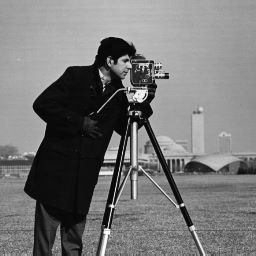
%> input picture cameraman.jpg, 256 x 256 px
$ octave mainBorder.m   (GNU Octave 9; MATLAB toolbox functions it lacks are replaced by stand-ins)
%> lines starting %> are read from the running program, lines starting %| are printed output that depends on the picture; in (x1, y1, x2, y2) boxes, pixels count from 0 and x2, y2 are one past the last pixel; in counts of white or black regions, pixels touching at a corner belong together; the program's own positions count from 1
### optsolve.m

function [x]= optsolve(problem,algorithm,x_init, kernel, b, i)
% [12 lines of commented-out code are left out]
    [numRows, numCols] = size(b); %numRows = m, numCols = n

    %computes the numRow x numCol matrix of the eigenvalues for K and D1 and
    %D2; Here D1 = I oplus D1 in the paper and D2 = D1 oplus I.
    eigArry_K = eigValsForPeriodicConvOp(kernel, numRows, numCols);
    eigArry_D1 = eigValsForPeriodicConvOp([-1,1], numRows, numCols);
    eigArry_D2 = eigValsForPeriodicConvOp([-1,1], numRows, numCols);

    %computes numRow x numCol matrix of the eigenvalues for K^T and D1^T and
    %D2^T;
    eigArry_KTrans = conj(eigArry_K);
    eigArry_D1Trans = conj(eigArry_D1);
    eigArry_D2Trans = conj(eigArry_D2);

    eigArrys = {eigArry_K, eigArry_D1, eigArry_D2, eigArry_KTrans, eigArry_D1Trans, eigArry_D2Trans};

    %Functions which compute Kx, D1x, D2x, Dxt, K^Tx, D1^Tx, D2^Tx, and D^Ty.
    %Note for all the x functions, the input x is in R^(m x n) and outputs into
    %R^(m x n) except for D which outputs into 2 concat. R^(m x n) matrices;
    %For D^Ty, y is two m x n matrices concatanated and outputs into R^(m x n)
    applyK = @(x) applyPeriodicConv2D(x, eigArry_K);
    applyD1 = @(x) applyPeriodicConv2D(x, eigArry_D1);
    applyD2 = @(x) applyPeriodicConv2D(x, eigArry_D2);

    applyKTrans = @(x) applyPeriodicConv2D(x, eigArry_KTrans);
    applyD1Trans = @(x) applyPeriodicConv2D(x, eigArry_D1Trans);
    applyD2Trans = @(x) applyPeriodicConv2D(x, eigArry_D2Trans);

    applyD = @(x) cat(3, applyD1(x), applyD2(x));

    applyDTrans = @(y) applyD1Trans(y(:,:,1)) + applyD2Trans(y(:, :, 2));

    %Functions which compute Ax and A^Ty
    %applyA takes 1 matrix and gives 3 concatenated matrices
    %applyAT takes 3 concatenated matrices and gives 1 matrix
    %Treat all (3n x n) matrices as (n x n x 3) for consistency and
        %simplicity
    %These functions can be used in algorithms
    applyA = @(x) cat(3, applyK(x), applyD(x));
    applyAT = @(y) applyKTrans(y(:,:,1)) + applyDTrans(y(:,:,2:3));

    % Function which computes the (I + K^TK + D^TD)x where x in R^(m x n)
    % matrix and the eigenvalues of I + t*t*K^TK + t*t*D^TD; here t is the
    % stepsizes
    applyMat = @(x) x + applyKTrans(applyK(x)) + applyDTrans(applyD(x));
    eigValsMat = ones(numRows, numCols) + eigArry_KTrans.*eigArry_K + eigArry_D1Trans.*eigArry_D1 + eigArry_D2Trans.*eigArry_D2;

    %R^(m x n) Computing (I + K^T*K + D^T*D)^(-1)*x
    invertMatrix = @(x) ifft2(fft2(x)./eigValsMat);

    applyA_functions = {applyA, applyAT, invertMatrix};


    % deblurring
    if strcmp(algorithm, 'douglasrachfordprimal') == 1
        x = douglasrachfordprimal(b, i.tprimaldr, i.rhoprimaldr, x_init, problem, i, applyA_functions);

    elseif strcmp(algorithm ,'douglasrachfordprimaldual') == 1
        x = douglasrachfordprimaldual(b, x_init, problem, i, applyA_functions, eigArrys);

    else
        x = admm(b, i.tadmm, i.rhoadmm, x_init, problem, applyA_functions, i, eigArrys);
    end

end

### eigValsForPeriodicConvOp.m
function [ eigValArry ] = eigValsForPeriodicConvOp( filter, numRows, numCols  )
%DESCRIPTION: Computes the eigenvalues of the 2D DFT of the convolution kernel;
%(Note this is an array of eigenvalues because numCols can be larger than).
%
%   INPUT:      filter  = correlation kernel (e.g. for Gaussian
%                       filter = fspecial('gaussian');
%               numRows = scalar; number of rows in the blurred image (b)
%               numCols = scalar; number of columns in the blurred image
%                       (b)
%   OUTPUT:     eigValArry = numRows x numCol matrix containing the
%                           eigenvalues of the convolution kernel

    % Constructing the impulse: customary to put this in the upper left hand
    % corner pixel
    a = zeros(numRows, numCols);
    a(1,1) = 1;

    %Impulse Response from the given kernel; 'circular' for periodic boundary
    %conditions
    Ra = imfilter(a, filter, 'circular');

    %Fourier transform of the impulse response (hence the hat)
    RaHat = fft2(Ra);

    eigValArry = RaHat;
end

### applyPeriodicConv2D.m
function [ out ] = applyPeriodicConv2D( x, eigValArr )
%DESCRIPTION: For a given "unblurred" image x and the eigenvalue array for
%the blurring kernel, computes the "blurred image" (e.g. Kx and Dx in the
%paper)
%   INPUT:  x           = m x n matrix representing the image
%           eigValArry  = m x n representing the eigenvalues of the 2D DFT
%                       of the convolution kernel
%   OUTPUT: out         = m x n the "blurred" image (i.e. Kx)
%
%MATH: Observe that K = Q^H eigValArry Q where Q is essentially the
%discrete fourier transform and Q^H is the inverse fourier transform. This
%perform Kx which reduces to this ifft(eigValArry.*fft(x)).

    out = ifft2(eigValArr.*fft2(x));
end

### proxl1.m
function [ output ] = proxl1(t, b, y1)
%DESCRIPTION: Prox operator of the l1 norm
%   INPUT:
%           t                = stepsize
%           b                = blurred image
%           x                = input vector
%   OUTPUT: prox operator of l1 norm (soft thresholding) applied to x
    z = y1-b;
    logic = abs(z)>t;
    output = logic.*(sign(z).*(abs(z)-t))+b;
end

### admm.m
function [x] = admm(b, t, rho, init_vectors, problem, applyA_functions, i, eigArrys)
% [11 lines of commented-out code are left out]
    [u_0, y_0, w_0, z_0] = init_vectors{:};
    applyA = applyA_functions{1};
    applyAT = applyA_functions{2};
    eigArry_K = eigArrys{1};
    eigArry_D1 = eigArrys{2};
    eigArry_D2 = eigArrys{3};
    eigArry_KTrans = eigArrys{4};
    eigArry_D1Trans = eigArrys{5};
    eigArry_D2Trans = eigArrys{6};
    % matrix and the eigenvalues of I + t*t*K^TK + t*t*D^TD; here t is the stepsizes
    eigValsMatT = ones(size(eigArry_K)) + eigArry_KTrans.*eigArry_K + eigArry_D1Trans.*eigArry_D1 + eigArry_D2Trans.*eigArry_D2;
    invertMatrixT = @(x) real(ifft2(fft2(x)./eigValsMatT));

    if strcmp(problem, 'l1') == 1
           gamma = i.gammal1;
    else
           gamma = i.gammal2;
    end

    for k=1:i.maxiter
        x_1 = invertMatrixT(u_0 + applyAT(y_0) - 1/t*( w_0 + applyAT(z_0) ) );
        u_1 = proxf(1/t, rho*x_1 + (1-rho)*u_0 + w_0/t  );
        y_1 = proxg(problem,b, rho*applyA(x_1) + (1-rho)*y_0 + z_0/t,1/t,gamma);
        w_1 = w_0 + t*(x_1-u_1);
        z_1 = z_0 + t*(applyA(x_1)-y_1);

        u_0 = u_1;
        y_0 = y_1;
        w_0 = w_1;
        z_0 = z_1;
    end

    x = invertMatrixT(u_1+ applyAT(y_1)- 1/t*(w_1+applyAT(z_1)) );


end

### proxf.m
function [output] = proxf(t, x)
%DESCRIPTION: Prox operator of f (indicator of S = {0<=x<=1})
%   INPUT:  t                = stepsize
%                   unused, kept for compatibility with other functions
%           x                = input vector
%   OUTPUT: prox operator of tf (projection onto S) applied to x
%
    output = max(min(1, x), 0); %projects each element in matrix to the set {0<=x<=1}
end

### proxg.m
function [y] = proxg(norm, b,y, t, gamma)
% [11 lines of commented-out code are left out]
    if strcmp(norm,'l1') == 1
        %insert l1 prox g
        y(:,:,1) = proxl1(t,b,y(:,:,1));
%         y(:,:,1) = l1prox(y(:,:,1),t,b); %Prof's L1 prox function
    else
        %insert l2 prox g
        y(:,:,1) = l2prox(y(:,:,1),b,t);
    end

    %find iso prox
    [y(:,:,2), y(:,:,3)] = iso_proxg(y(:,:,2),y(:,:,3),t,gamma);
end

### iso_proxg.m
function [prox2,prox3] = iso_proxg(y2,y3, t, gamma)
%DESCRIPTION: Prox operator of the iso norm
%   INPUT:
%           y2,y3            = y(:,:,2) and y(:,:,3)
%           gamma            = de-noising parameter (step-size)
%   OUTPUT:  prox( iso(y2,y3) )


    if gamma == 0
        %if gamma is 0 just dont change anything (for debugging purposes)
        prox2 = y2;
        prox3 = y3;
    else

        %actual prox calculation
        alpha = 1-t*gamma./max( (y2.^2+y3.^2).^(1/2) , t*gamma );

        prox2 = y2.*alpha;
        prox3 = y3.*alpha;

    end

### mainBorder.m
%MAIN SCRIPT
%storing+blurring image:
tic
    I = imread('cameraman.jpg'); %Store image
%> I is the input picture: size 256x256x3 uint8; min 0, max 255, mean 118.7
%     figure('Name','image before deblurring') % Show initial image
    %imshow(I,[])
    I = rgb2gray(I);
%> I: size 256x256 uint8
    I = double(I(:, :, 1));% Resize image (pixels between 0-1)
%> I: size 256x256 double
    mn=min(I(:));
%> mn = 0
    I = I-mn;
    mx = max(I(:));
%> mx = 255
    I = I/mx;
    % can use this to resize image for faster computation
    %resizefactor = 0.1;
    %I = imresize(I, resizefactor);

    figure('Name','image before deblurring') % Show initial image
    imshow(I,[])
    I = padarray(I, [7 7], "symmetric",'both');
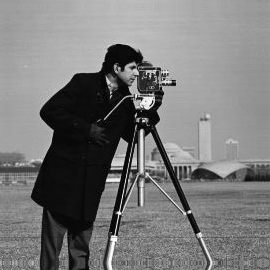
%> I: size 270x270 double; min 0, max 1, mean 0.474

    % Generate blurred image
    noiseDensity = 0.5;
    kernel = fspecial('gaussian', [15, 15], 5);
    b = imfilter(I,kernel);
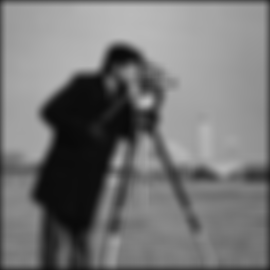
%> b: size 270x270 double; min 0.0367, max 0.741, mean 0.461
    b = imnoise(b,'salt & pepper',noiseDensity);
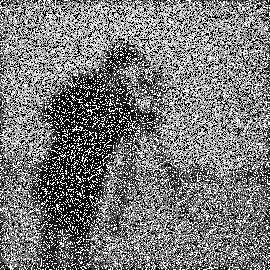
%> b: size 270x270 double; min 0, max 1, mean 0.479
    [numRows, numCols] = size(b);
%> numRows = 270; numCols = 270
    figure('Name','image after blurring') % Show blurred image
    imshow(b,[])

% default parameters:

    %common parameters
    i.maxiter = 500;
%     i.gammal1 = 0.0076;
    i.gammal1 = 0.003;
    i.gammal2 = 0.0;
    %alg1
        % Set parameters for Alg1
        i.tprimaldr = 0.01;
        i.rhoprimaldr = 1.95;
        % Set initial vectors for Alg1
        z_1 = zeros(numRows,numCols);
        %z_1(1, 1)=1;
        z_2 = cat(3,z_1,z_1,z_1); % |z_2|=3n^2
        x_initAlg1 = {z_1, z_2};
    %alg2
        % Set parameters for Alg2
        i.tprimaldualdr = 10;
        i.rhoprimaldualdr = 1;
        % Set initial vectors for Alg2
        p = zeros(numRows, numCols);
        q = cat(3,p,p,p); % |q|=3n^2
        x_initAlg2 = {p,q};
    %alg 3
        % Set parameters for Alg3
        i.tadmm = 15;
        i.rhoadmm = 1.5;
        % Set initial vectors for Alg3
        u = zeros(numRows, numCols);
        y = cat(3,u,u,u); % |y|=3n^2
        w = zeros(numRows, numCols);
        z = cat(3,u,u,u); % |z|=3n^2
        x_initAlg3 = {u, y, w, z};

% Deblurring the image:

    x = optsolve('l1', 'admm', x_initAlg3, kernel, b, i);
%> in eigValsForPeriodicConvOp, `a(1,1) = 1;`:
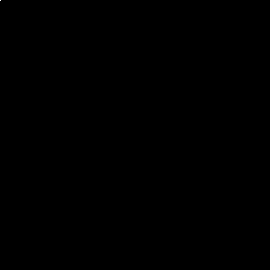
%> a: size 270x270 double; values 0 (black) and 1 (white), 0% white in thin lines or dots, all inside (x1, y1, x2, y2) = (0, 0, 1, 1)
%> (the run ends here)
